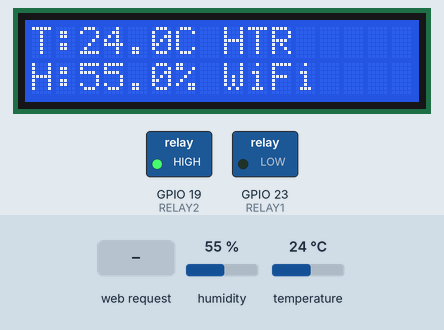
Simulated run of this sketch. Board: ESP32. Parts: 16×2 character LCD, switched loads named in the sketch (green lamp = pin HIGH). The inputs (shaded band) are chosen by the test bench; at power-on: temperature 24 °C, humidity 55 %. WiFi joins after 1.5 s; servers stay silent unless stated; what the sketch prints to the serial monitor is not drawn.

Above: at 7.3 s.
7.4 s: temperature set to 28 °C
At 10.9 s:
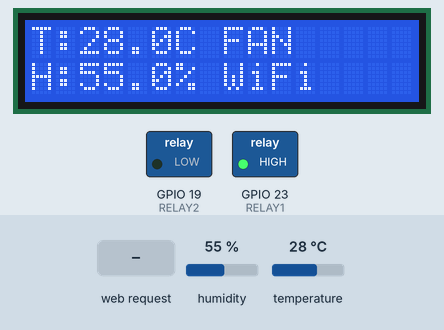
11.7 s: HTTP request GET /control?mode=fan received
At 12.7 s:
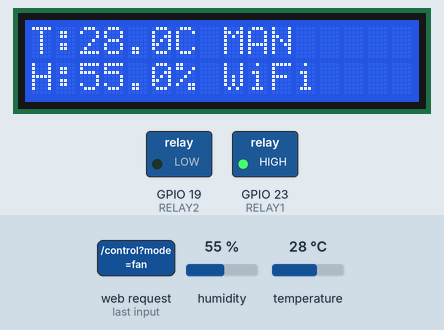
13.7 s: HTTP request GET /control?mode=heater received
At 14.7 s:
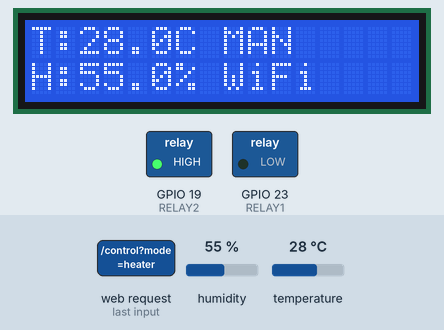
15.2 s: HTTP request GET /control?mode=off received
At 15.5 s:
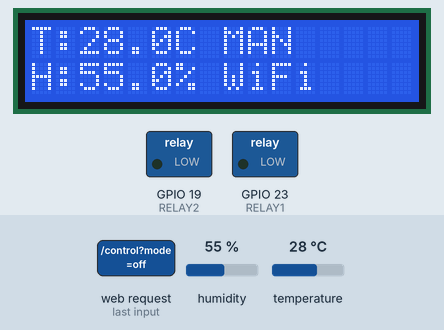
16.7 s: HTTP request GET /control?mode=auto received
At 17.7 s:
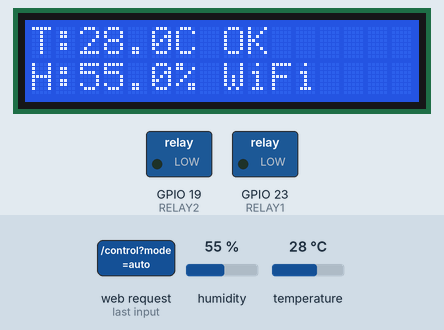
19.7 s: temperature set to 12 °C
At 23.1 s:
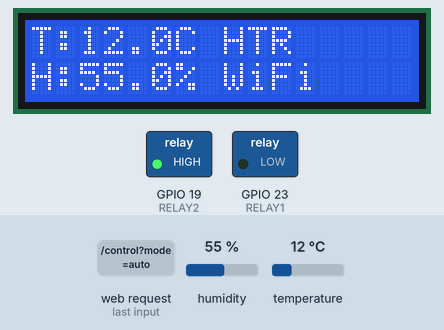
Timing chart, 0 to 24.6 s (numbered marks = the images above; inputs shaded):
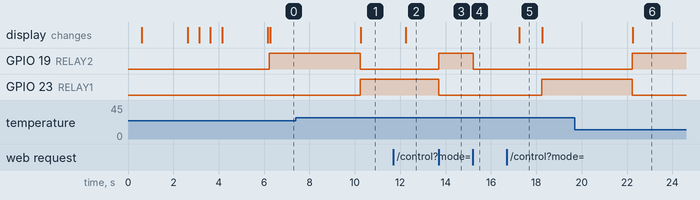

The sketch:

embedfinalrumah.ino
```cpp
#include <Wire.h>
#include <LiquidCrystal_I2C.h>
#include <WiFi.h>
#include <WebServer.h>
#include "DHT.h"

// Konfigurasi WiFi
const char* ssid = "thor";
const char* password = "12345678";

// Pin DHT11
#define DHTPIN 4
#define DHTTYPE DHT11

// Relay pins
#define RELAY1 23  // FAN/Kipas
#define RELAY2 19  // HEATER

// Target suhu dan threshold
#define TARGET_TEMP 27.0
#define THRESHOLD 0.5  // 0.5°C untuk box 10cm (lebih stabil dari 0.3°C)

DHT dht(DHTPIN, DHTTYPE);
LiquidCrystal_I2C lcd(0x25, 16, 2);
WebServer server(80);

// Variabel global
float currentTemp = 0;
float currentHum = 0;
bool manualMode = false;
bool fanState = false;
bool heaterState = false;
unsigned long lastSensorRead = 0;
unsigned long lastLCDUpdate = 0;

// Status koneksi WiFi
bool wifiConnected = false;

void setup() {
  Serial.begin(115200);
  delay(500);

  Serial.println("\n╔════════════════════════════════════╗");
  Serial.println("║  SISTEM STABILISASI SUHU RUANGAN  ║");
  Serial.println("╚════════════════════════════════════╝\n");

  // Inisialisasi Relay (LOW = OFF untuk relay HIGH trigger)
  pinMode(RELAY1, OUTPUT);
  pinMode(RELAY2, OUTPUT);
  digitalWrite(RELAY1, LOW);  // FAN OFF
  digitalWrite(RELAY2, LOW);  // HEATER OFF
  Serial.println("✓ Relay dimatikan (standby)");

  // Inisialisasi LCD
  lcd.init();
  lcd.backlight();
  lcd.clear();
  lcd.setCursor(0, 0);
  lcd.print("Stabilisasi");
  lcd.setCursor(0, 1);
  lcd.print("Suhu Ruangan");
  Serial.println("✓ LCD siap");

  // Inisialisasi DHT11
  dht.begin();
  delay(2000);
  Serial.println("✓ DHT11 sensor siap");

  // Koneksi WiFi
  lcd.clear();
  lcd.setCursor(0, 0);
  lcd.print("Koneksi WiFi...");
  Serial.print("\n→ Menghubungkan ke WiFi: ");
  Serial.println(ssid);

  WiFi.begin(ssid, password);

  int attempts = 0;
  while (WiFi.status() != WL_CONNECTED && attempts < 20) {
    delay(500);
    Serial.print(".");
    lcd.setCursor(attempts % 16, 1);
    lcd.print(".");
    attempts++;
  }

  if (WiFi.status() == WL_CONNECTED) {
    wifiConnected = true;
    Serial.println("\n✓ WiFi terhubung!");
    Serial.print("→ IP Address: ");
    Serial.println(WiFi.localIP());

    lcd.clear();
    lcd.setCursor(0, 0);
    lcd.print("WiFi OK!");
    lcd.setCursor(0, 1);
    lcd.print(WiFi.localIP());

    // Setup Web Server
    setupWebServer();
    server.begin();
    Serial.println("✓ Web server aktif");
  } else {
    wifiConnected = false;
    Serial.println("\n✗ WiFi gagal terhubung");
    Serial.println("→ Sistem tetap jalan tanpa WiFi");
    lcd.clear();
    lcd.setCursor(0, 0);
    lcd.print("WiFi Gagal");
    lcd.setCursor(0, 1);
    lcd.print("Mode Lokal");
  }

  delay(2000);
  lcd.clear();

  Serial.println("\n╔════════════════════════════════════╗");
  Serial.println("║         SISTEM SIAP JALAN          ║");
  Serial.println("╚════════════════════════════════════╝");
  Serial.println("\nTarget Suhu  : 27.0°C");
  Serial.println("Threshold    : ±0.5°C");
  Serial.println("Range Stabil : 26.5°C - 27.5°C");
  Serial.println("────────────────────────────────────\n");
}

void loop() {
  unsigned long currentMillis = millis();

  // Handle web requests
  if (wifiConnected) {
    server.handleClient();
  }

  // Baca sensor setiap 2 detik
  if (currentMillis - lastSensorRead >= 2000) {
    lastSensorRead = currentMillis;
    readSensor();

    // Kontrol suhu otomatis jika tidak manual
    if (!manualMode) {
      controlTemperature();
    }
  }

  // Update LCD setiap 1 detik
  if (currentMillis - lastLCDUpdate >= 1000) {
    lastLCDUpdate = currentMillis;
    updateLCD();
  }
}

void readSensor() {
  float h = dht.readHumidity();
  float t = dht.readTemperature();

  if (isnan(h) || isnan(t)) {
    Serial.println("⚠ Error membaca sensor DHT11!");
    return;
  }

  currentTemp = t;
  currentHum = h;

  Serial.println("┌─────────────────────────────────┐");
  Serial.print("│ Suhu       : ");
  Serial.print(currentTemp, 1);
  Serial.println(" °C");
  Serial.print("│ Kelembaban : ");
  Serial.print(currentHum, 1);
  Serial.println(" %");
  Serial.println("└─────────────────────────────────┘");
}

void controlTemperature() {
  float tempDiff = currentTemp - TARGET_TEMP;

  // PANAS (suhu > 27.5°C) → Kipas nyala
  if (tempDiff > THRESHOLD) {
    if (!fanState) {
      digitalWrite(RELAY1, HIGH);  // FAN ON
      digitalWrite(RELAY2, LOW);   // HEATER OFF
      fanState = true;
      heaterState = false;
      Serial.println("🌀 KIPAS NYALA (Ruangan panas)");
    }
  }
  // DINGIN (suhu < 26.5°C) → Heater nyala
  else if (tempDiff < -THRESHOLD) {
    if (!heaterState) {
      digitalWrite(RELAY1, LOW);   // FAN OFF
      digitalWrite(RELAY2, HIGH);  // HEATER ON
      fanState = false;
      heaterState = true;
      Serial.println("🔥 HEATER NYALA (Ruangan dingin)");
    }
  }
  // STABIL (26.5°C - 27.5°C) → Semua mati
  else {
    if (fanState || heaterState) {
      digitalWrite(RELAY1, LOW);   // FAN OFF
      digitalWrite(RELAY2, LOW);   // HEATER OFF
      fanState = false;
      heaterState = false;
      Serial.println("✓ SUHU STABIL - Semua mati");
    }
  }
}

void updateLCD() {
  lcd.setCursor(0, 0);
  lcd.print("T:");
  lcd.print(currentTemp, 1);
  lcd.print("C ");

  // Status
  if (manualMode) {
    lcd.print("MAN");
  } else if (fanState) {
    lcd.print("FAN");
  } else if (heaterState) {
    lcd.print("HTR");
  } else {
    lcd.print("OK ");
  }
  lcd.print(" ");

  lcd.setCursor(0, 1);
  lcd.print("H:");
  lcd.print(currentHum, 1);
  lcd.print("% ");

  if (wifiConnected) {
    lcd.print("WiFi");
  } else {
    lcd.print("----");
  }
  lcd.print("  ");
}

void setupWebServer() {
  // Halaman utama
  server.on("/", handleRoot);

  // API endpoints
  server.on("/data", handleData);
  server.on("/control", handleControl);

  server.onNotFound([]() {
    server.send(404, "text/plain", "404: Not Found");
  });
}

void handleRoot() {
  String html = R"rawliteral(
<!DOCTYPE html>
<html lang="id">
<head>
  <meta charset="UTF-8">
  <meta name="viewport" content="width=device-width, initial-scale=1.0">
  <title>Dashboard Kontrol Suhu</title>
  <style>
    * { margin: 0; padding: 0; box-sizing: border-box; }
    body {
      font-family: 'Segoe UI', Tahoma, Geneva, Verdana, sans-serif;
      background: linear-gradient(135deg, #667eea 0%, #764ba2 100%);
      min-height: 100vh;
      padding: 20px;
    }
    .container {
      max-width: 800px;
      margin: 0 auto;
    }
    .card {
      background: white;
      border-radius: 20px;
      padding: 30px;
      margin-bottom: 20px;
      box-shadow: 0 10px 30px rgba(0,0,0,0.2);
    }
    h1 {
      color: #667eea;
      text-align: center;
      margin-bottom: 30px;
      font-size: 2em;
    }
    .status-grid {
      display: grid;
      grid-template-columns: 1fr 1fr;
      gap: 20px;
      margin-bottom: 30px;
    }
    .status-box {
      background: linear-gradient(135deg, #f093fb 0%, #f5576c 100%);
      color: white;
      padding: 25px;
      border-radius: 15px;
      text-align: center;
    }
    .status-box.temp {
      background: linear-gradient(135deg, #4facfe 0%, #00f2fe 100%);
    }
    .status-box.humidity {
      background: linear-gradient(135deg, #43e97b 0%, #38f9d7 100%);
    }
    .status-label {
      font-size: 0.9em;
      opacity: 0.9;
      margin-bottom: 5px;
    }
    .status-value {
      font-size: 2.5em;
      font-weight: bold;
    }
    .control-section {
      margin-top: 20px;
    }
    .control-section h2 {
      color: #333;
      margin-bottom: 15px;
      font-size: 1.3em;
    }
    .button-group {
      display: grid;
      grid-template-columns: 1fr 1fr 1fr;
      gap: 10px;
    }
    button {
      padding: 15px 20px;
      border: none;
      border-radius: 10px;
      font-size: 1em;
      font-weight: bold;
      cursor: pointer;
      transition: all 0.3s;
      color: white;
    }
    button:hover {
      transform: translateY(-2px);
      box-shadow: 0 5px 15px rgba(0,0,0,0.2);
    }
    .btn-auto {
      background: linear-gradient(135deg, #667eea 0%, #764ba2 100%);
    }
    .btn-fan {
      background: linear-gradient(135deg, #4facfe 0%, #00f2fe 100%);
    }
    .btn-heater {
      background: linear-gradient(135deg, #fa709a 0%, #fee140 100%);
    }
    .btn-off {
      background: linear-gradient(135deg, #30cfd0 0%, #330867 100%);
    }
    .status-indicator {
      display: flex;
      align-items: center;
      justify-content: space-between;
      background: #f8f9fa;
      padding: 15px;
      border-radius: 10px;
      margin-top: 20px;
    }
    .indicator-item {
      display: flex;
      align-items: center;
      gap: 10px;
    }
    .led {
      width: 20px;
      height: 20px;
      border-radius: 50%;
      background: #ccc;
    }
    .led.on {
      background: #4ade80;
      box-shadow: 0 0 10px #4ade80;
    }
    .info-box {
      background: #e0e7ff;
      padding: 15px;
      border-radius: 10px;
      margin-top: 20px;
      border-left: 4px solid #667eea;
    }
    .info-box p {
      color: #4338ca;
      line-height: 1.6;
    }
  </style>
</head>
<body>
  <div class="container">
    <div class="card">
      <h1>🌡️ Dashboard Kontrol Suhu</h1>

      <div class="status-grid">
        <div class="status-box temp">
          <div class="status-label">Suhu Ruangan</div>
          <div class="status-value" id="temp">--</div>
        </div>
        <div class="status-box humidity">
          <div class="status-label">Kelembaban</div>
          <div class="status-value" id="hum">--</div>
        </div>
      </div>

      <div class="status-indicator">
        <div class="indicator-item">
          <div class="led" id="led-fan"></div>
          <span>Kipas</span>
        </div>
        <div class="indicator-item">
          <div class="led" id="led-heater"></div>
          <span>Heater</span>
        </div>
        <div class="indicator-item">
          <strong id="mode-text">Mode: Auto</strong>
        </div>
      </div>

      <div class="control-section">
        <h2>⚙️ Kontrol Manual</h2>
        <div class="button-group">
          <button class="btn-auto" onclick="setMode('auto')">AUTO</button>
          <button class="btn-fan" onclick="setMode('fan')">KIPAS ON</button>
          <button class="btn-heater" onclick="setMode('heater')">HEATER ON</button>
        </div>
        <button class="btn-off" onclick="setMode('off')" style="width: 100%; margin-top: 10px;">MATIKAN SEMUA</button>
      </div>

      <div class="info-box">
        <p><strong>Target:</strong> 27.0°C ± 0.5°C</p>
        <p><strong>Otomatis:</strong> Kipas nyala jika >27.5°C, Heater nyala jika <26.5°C</p>
      </div>
    </div>
  </div>

  <script>
    function updateData() {
      fetch('/data')
        .then(response => response.json())
        .then(data => {
          document.getElementById('temp').textContent = data.temp.toFixed(1) + '°C';
          document.getElementById('hum').textContent = data.hum.toFixed(1) + '%';

          document.getElementById('led-fan').classList.toggle('on', data.fan);
          document.getElementById('led-heater').classList.toggle('on', data.heater);

          document.getElementById('mode-text').textContent =
            'Mode: ' + (data.manual ? 'Manual' : 'Auto');
        })
        .catch(error => console.error('Error:', error));
    }

    function setMode(mode) {
      fetch('/control?mode=' + mode)
        .then(response => response.text())
        .then(data => {
          console.log(data);
          updateData();
        })
        .catch(error => console.error('Error:', error));
    }

    // Update setiap 2 detik
    setInterval(updateData, 2000);
    updateData();
  </script>
</body>
</html>
)rawliteral";

  server.send(200, "text/html", html);
}

void handleData() {
  String json = "{";
  json += "\"temp\":" + String(currentTemp, 1) + ",";
  json += "\"hum\":" + String(currentHum, 1) + ",";
  json += "\"fan\":" + String(fanState ? "true" : "false") + ",";
  json += "\"heater\":" + String(heaterState ? "true" : "false") + ",";
  json += "\"manual\":" + String(manualMode ? "true" : "false");
  json += "}";

  server.send(200, "application/json", json);
}

void handleControl() {
  if (server.hasArg("mode")) {
    String mode = server.arg("mode");

    if (mode == "auto") {
      manualMode = false;
      Serial.println("→ Mode: OTOMATIS");
      server.send(200, "text/plain", "Mode AUTO");
    }
    else if (mode == "fan") {
      manualMode = true;
      digitalWrite(RELAY1, HIGH);  // FAN ON
      digitalWrite(RELAY2, LOW);   // HEATER OFF
      fanState = true;
      heaterState = false;
      Serial.println("→ Mode: MANUAL - Kipas ON");
      server.send(200, "text/plain", "FAN ON");
    }
    else if (mode == "heater") {
      manualMode = true;
      digitalWrite(RELAY1, LOW);   // FAN OFF
      digitalWrite(RELAY2, HIGH);  // HEATER ON
      fanState = false;
      heaterState = true;
      Serial.println("→ Mode: MANUAL - Heater ON");
      server.send(200, "text/plain", "HEATER ON");
    }
    else if (mode == "off") {
      manualMode = true;
      digitalWrite(RELAY1, LOW);   // FAN OFF
      digitalWrite(RELAY2, LOW);   // HEATER OFF
      fanState = false;
      heaterState = false;
      Serial.println("→ Mode: MANUAL - Semua OFF");
      server.send(200, "text/plain", "ALL OFF");
    }
  } else {
    server.send(400, "text/plain", "Bad Request");
  }
}
```

Measured:
- after the input at 7.4 s, GPIO 19 (RELAY2): HIGH → LOW after 2.8 s; GPIO 23 (RELAY1): LOW → HIGH after 2.8 s; the display: changes after 2.9 s (image 1)
- after the input at 11.7 s, the display: changes after 0.54 s (image 2)
- after the input at 13.7 s, GPIO 19 (RELAY2): LOW → HIGH at once; GPIO 23 (RELAY1): HIGH → LOW at once
- after the input at 15.2 s, GPIO 19 (RELAY2): HIGH → LOW at once
- after the input at 16.7 s, GPIO 23 (RELAY1): LOW → HIGH after 1.5 s; the display: changes after 0.54 s (image 5)
- after the input at 19.7 s, GPIO 19 (RELAY2): LOW → HIGH after 2.5 s; GPIO 23 (RELAY1): HIGH → LOW after 2.5 s; the display: changes after 2.6 s (image 6)
- what the display in image 5 shows lasts 1.1 s, from 17.2 s to 18.3 s
